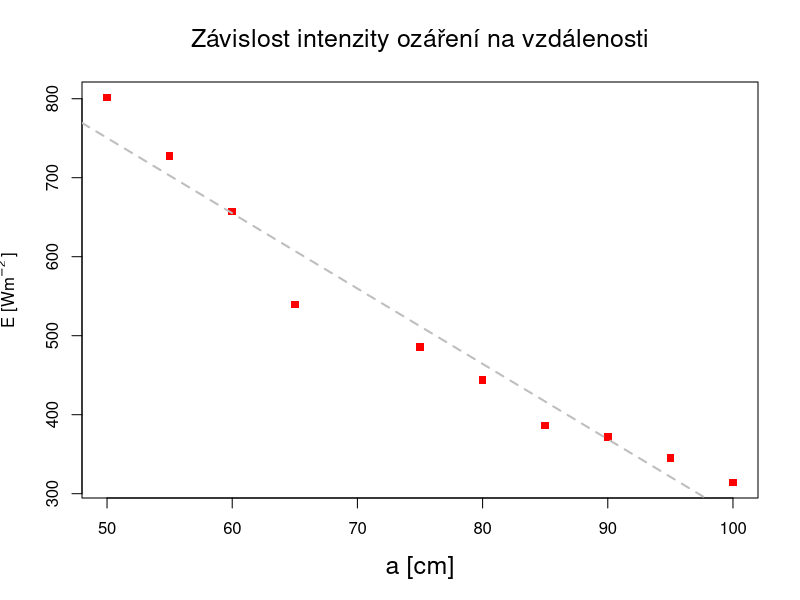
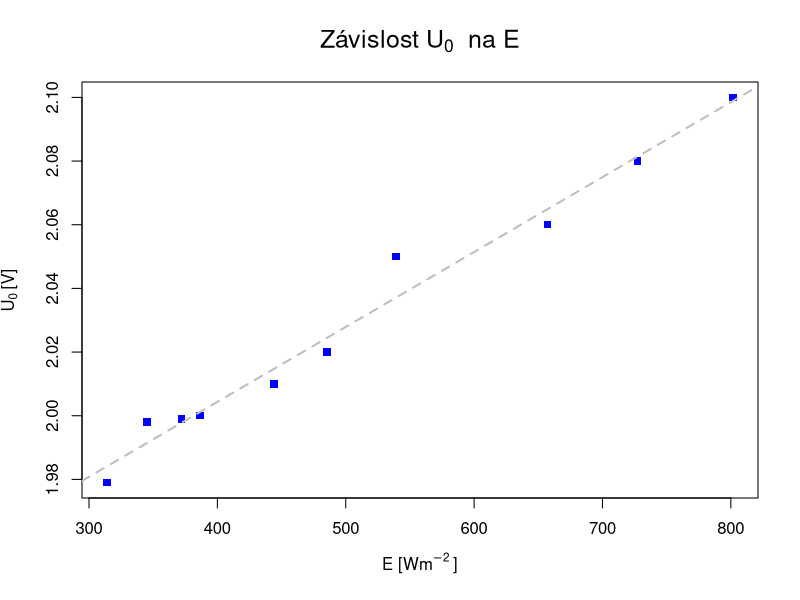
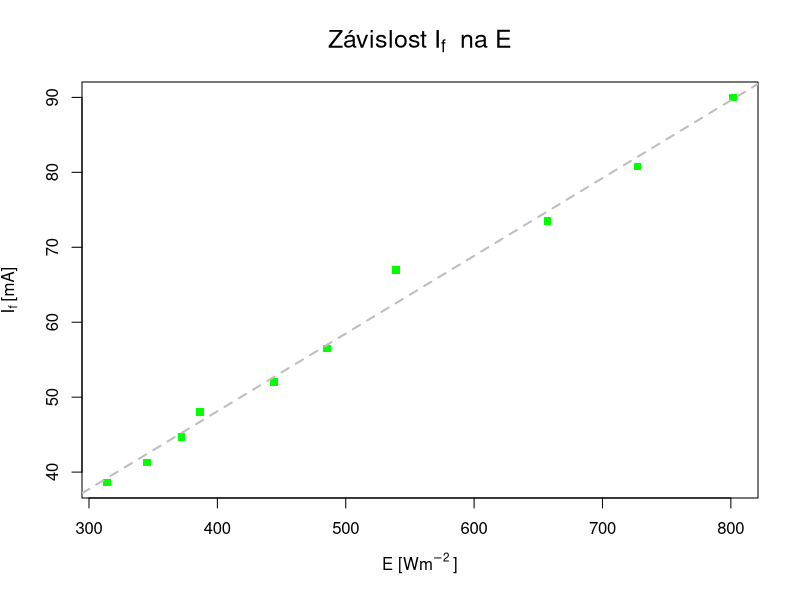

Generate these figures, in order, with R:
data       <- read.csv("intenzita.csv", header=T)

U          <- data[["U"]]
citlivost  <- 48.4e-3
E          <- U / citlivost

# print Es'
cat(E, sep="\n")

postscript(file="graf0.eps", encoding="CP1250")
plot(x=data$a, y=E, col="red", lty=1, pch=15, xlab="", ylab="")
abline(lm(E ~ data$a), col="gray", lty=2, lwd=2)

title(main=expression("Závislost intenzity ozáření na vzdálenosti"), 
                                                      cex.main=1.5)
title(xlab="a [cm]", cex.lab=1.5)
title(ylab=expression("E [Wm"^-2~"]"), cex.lab=1) 

dev.off()


# plot 1
postscript(file="graf1.eps", encoding="CP1250")
plot(x=E, y=data[["U_0"]], col="blue", lty=1, pch=15, xlab="", ylab="")
abline(lm(data$U_0 ~ E), col="gray", lty=2, lwd=2)

title(main=expression("Závislost U"[0]~" na E"), cex.main=1.5)
title(xlab=expression("E [Wm"^-2~"]"), cex.lab=1) 
title(ylab=expression("U"[0]~"[V]"), cex.lab=1)
dev.off()


# plot 2
postscript(file="graf2.eps", encoding="CP1250")
plot(x=E, y=data[["I_f"]], xlab="", ylab="", col="green", lty=1, pch=15)
abline(lm(data$I_f ~ E), col="gray", lty=2, lwd=2)

title(main=expression("Závislost I"[f]~" na E"), cex.main=1.5)
title(xlab=expression("E [Wm"^-2~"]"), cex.lab=1) 
title(ylab=expression("I"[f]~"[mA]"), cex.lab=1)
dev.off()

print(lm(data[["I_f"]] ~ E - 1))
